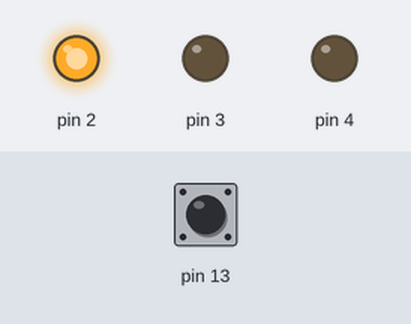
Bench run of a sketch on a simulated Arduino Uno, built with avr-gcc and run on an emulated ATmega328P. Parts: output pins drawn as LEDs (lit = HIGH). Dashed ring = blinking. Inputs (shaded band) come from the test bench; at power-on: pin 13 LOW.

Above: at 1.2 s.
1.3 s: pin 13 driven HIGH
At 2.3 s:
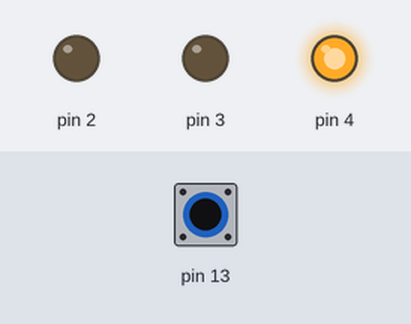
2.8 s: pin 13 pulsed LOW 5 times (0.12 s each, 0.3 s apart)
At 3.07 s:
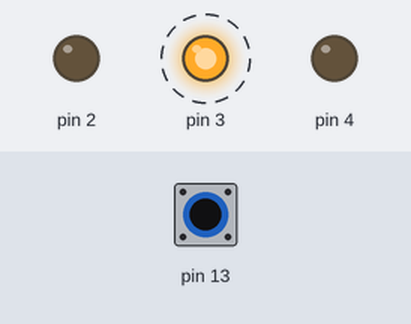
Timing chart, 0 to 5.8 s (numbered marks = the images above; inputs shaded):
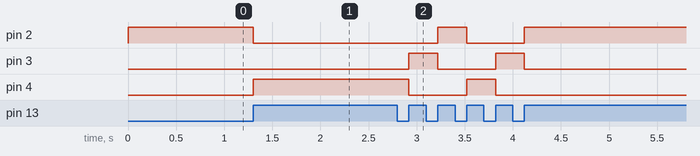

Measured:
- after the input at 1.3 s, pin 2: HIGH → LOW at once; pin 4: LOW → HIGH at once
- after the input at 2.8 s, pin 2: LOW → HIGH after 0.42 s, → LOW 0.30 s later, → HIGH 0.60 s later; pin 3: alternates HIGH for 0.30 s and LOW for 0.60 s, 4 changes in all, then stays LOW, starting after 0.12 s; pin 4: HIGH → LOW after 0.12 s, → HIGH 0.60 s later, → LOW 0.30 s later

The sketch:

pushbutton_to_cycle_3_lights.ino
```cpp
//Initially starts with red LED on, when button is pressed -> cycle to green LED (toggle on)
//when button is pressed -> cycle to yellow LED (toggle on), button pressed cycle to red and so on...

enum STATE {RED, GREEN, YELLOW} gState = RED;
char buttonPressed = 0;
char prevState = 0;

void tick(void) {

  // transitions
  switch (gState) {
    case RED:
        if (buttonPressed == 1 && prevState == 0) {
          gState = GREEN;
        }
        break;

    case GREEN:
      if (buttonPressed == 1 && prevState == 0) {
        gState = YELLOW;
        }
      break;

    case YELLOW:
      if(buttonPressed == 1 && prevState == 0) {
        gState = RED;
        }
      break;
      }

  // actions
  switch (gState) {
    case RED:
        digitalWrite (2, HIGH);
        digitalWrite (3, LOW);
        digitalWrite (4, LOW);
        break;

    case GREEN:
        digitalWrite (2, LOW);
        digitalWrite (3, LOW);
        digitalWrite (4, HIGH);
        break;

    case YELLOW:
        digitalWrite (2, LOW);
        digitalWrite (3, HIGH);
        digitalWrite (4, LOW);
        break;
        }
}

void setup() {
  pinMode(13, INPUT);
  pinMode(2, OUTPUT);
  pinMode(3, OUTPUT);
  pinMode(4, OUTPUT);

  digitalWrite(2, HIGH);
  gState = RED;

  Serial.begin(9600);
}

void loop()
{
  buttonPressed = digitalRead(13);
  tick();
  prevState = buttonPressed;
  //delay(100);
}
```
